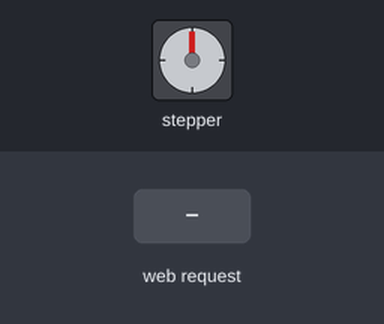
Recording of a sketch running on a simulated ESP8266 (NodeMCU). On the bench: stepper motor. The inputs (shaded band) are chosen by the test bench. WiFi joins after 1.5 s; servers stay silent unless stated; stepper angles assume 4096 steps per turn; what the sketch prints to the serial monitor is not drawn.

Above: at 0.1 s.
2.8 s: HTTP request GET /closer received
At 3.21 s:
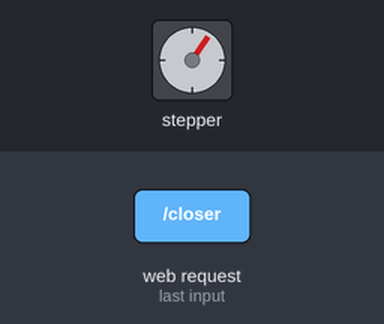
5.8 s: HTTP request GET /close received
At 6.22 s:
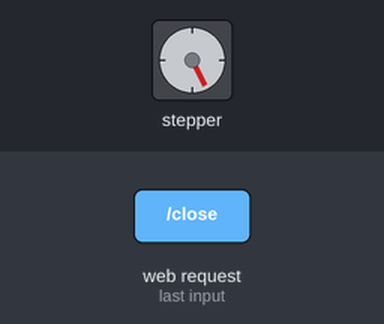
Timing chart, 0 to 17.8 s (numbered marks = the images above; inputs shaded):
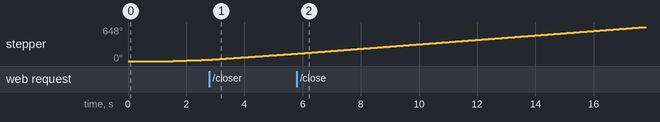

The sketch:

hat_server.ino
```cpp
#include <ESP8266WiFi.h>
#include <ESP8266WebServer.h>
#include <AccelStepper.h>
#define IN1   D5   // IN1 is connected to NodeMCU pin D1 (GPIO5)
#define IN2   D6   // IN2 is connected to NodeMCU pin D2 (GPIO4)
#define IN3   D7   // IN3 is connected to NodeMCU pin D3 (GPIO0)
#define IN4   D8   // IN4 is connected to NodeMCU pin D4 (GPIO2)
#define MotorInterfaceType 8

const char* ssid = "wifi_name";
const char* password = "wifi_pass";

ESP8266WebServer server(80);
AccelStepper stepper = AccelStepper(MotorInterfaceType, IN1, IN3, IN2, IN4);

void handleNotFound(){
    server.send(200, "", "");
    stepper.setSpeed(250);
}

void handleRequestFar(){
    server.send(200, "", "");
    stepper.setSpeed(250);
}

void handleRequestCloser(){
    server.send(200, "", "");
    stepper.setSpeed(500);
}

void handleRequestClose(){
    server.send(200, "", "");
    stepper.setSpeed(750);
}

void handleRequestVeryClose(){
    server.send(200, "", "");
    stepper.setSpeed(1000);
}

void setup() {
  Serial.begin(115200);

  WiFi.begin(ssid, password);

  while (WiFi.status() != WL_CONNECTED) {
    delay(500);
    Serial.print(".");
  }

  Serial.println();
  Serial.print("Server IP address: ");
  Serial.println(WiFi.localIP());

  server.on("/far", handleRequestFar);
  server.on("/closer", handleRequestCloser);
  server.on("/close", handleRequestClose);
  server.on("/veryclose", handleRequestVeryClose);
  server.onNotFound(handleNotFound);

  server.begin();
  Serial.println("Server listening");

  stepper.setMaxSpeed(1000);
  stepper.setSpeed(250);
}

void loop() {
  server.handleClient();
  stepper.runSpeed();
}
```
